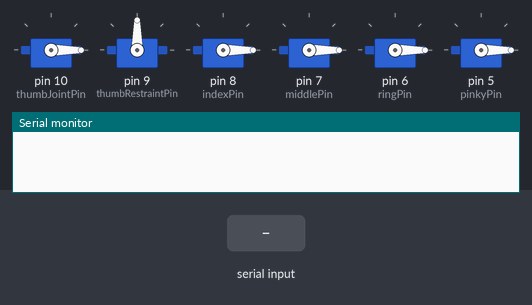
The sketch below on a simulated Arduino Uno, built with avr-gcc and run on an emulated ATmega328P. Shown: 6 × servo, the last lines printed to the serial monitor. Inputs (shaded band) come from the test bench.

Above: at 1.2 s.
1.3 s: "90,45,200\n" received over Serial
At 1.6 s:
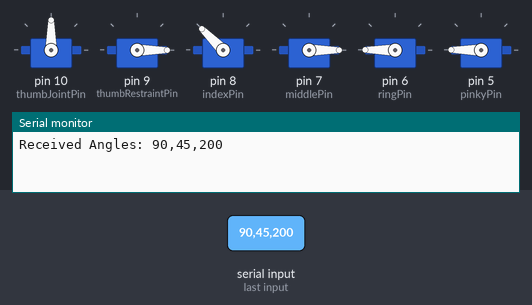
2.8 s: "90,45\n" received over Serial
At 3.8 s:
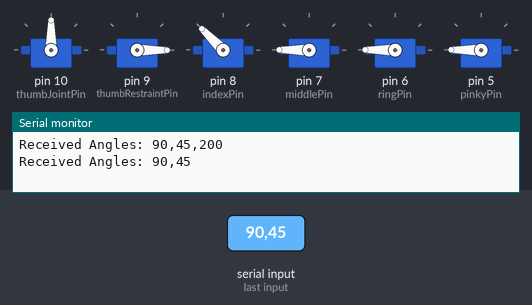
4.3 s: "5\n" received over Serial
At 4.8 s:
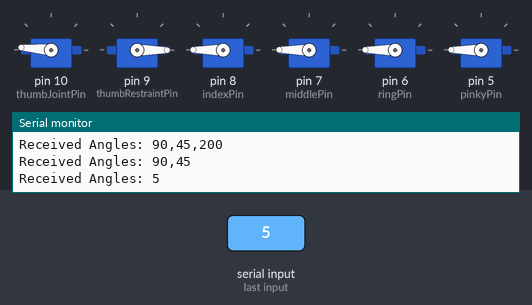
5.8 s: "30,150,10\n" received over Serial
At 6.2 s:
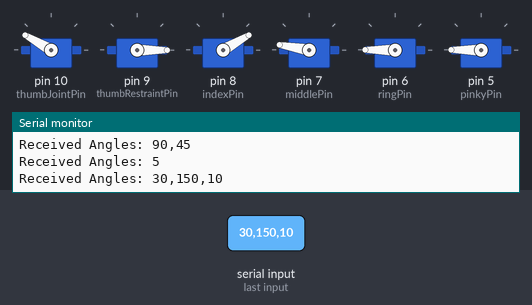
7.3 s: "30,150\n" received over Serial
At 8.4 s:
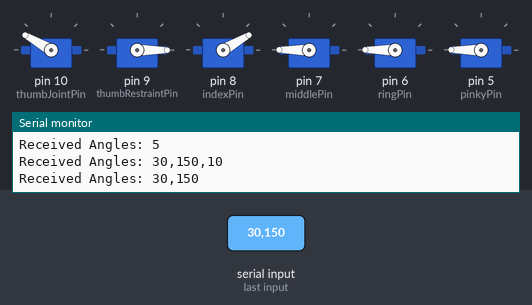
8.8 s: "90\n" received over Serial
At 9.4 s:
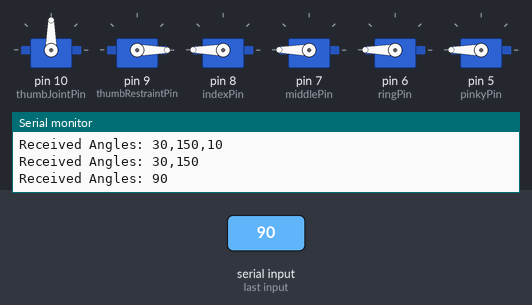
Timing chart, 0 to 11.3 s (numbered marks = the images above; inputs shaded):
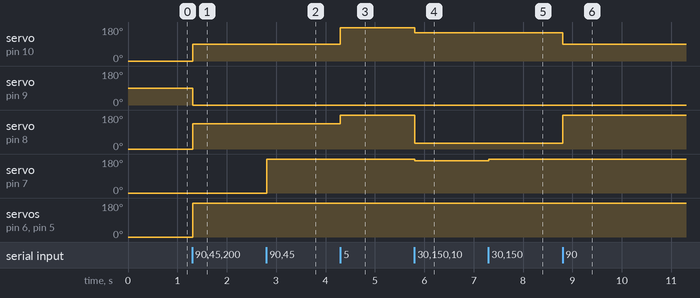

The sketch:

HandArduino.ino
```cpp
#include <Servo.h>

Servo thumbServo, thumbRestraintServo, indexServo, middleServo, ringServo, pinkyServo;
int indexPin = 8, middlePin = 7, ringPin = 6, pinkyPin = 5, thumbJointPin = 10, thumbRestraintPin = 9;
String receivedData = "";
int input_array_size = 8;

void setup() {
  Serial.begin(9600);
  thumbServo.attach(thumbJointPin);
  thumbRestraintServo.attach(thumbRestraintPin);
  indexServo.attach(indexPin);
  middleServo.attach(middlePin);
  ringServo.attach(ringPin);
  pinkyServo.attach(pinkyPin);

  thumbServo.write(0);
  indexServo.write(0);
  middleServo.write(0);
  ringServo.write(0);
  pinkyServo.write(0);
}

void moveServoSmooth(Servo &servo, int target) {
  int current = servo.read();
  if (current > target) {
    for (int i = current; i >= target; i--) {
      servo.write(i);
      delay(5);
    }
  } else {
    for (int i = current; i <= target; i++) {
      servo.write(i);
      delay(5);
    }
  }
}

void loop() {

  if (Serial.available()) {
    String data = Serial.readStringUntil('\n');
    Serial.print("Received Angles: ");
    Serial.println(data);

    int angles[input_array_size];
    int index = 0;
    char* ptr = strtok((char*)data.c_str(), ",");
    while (ptr != NULL && index < input_array_size) {
      angles[index] = atoi(ptr);
      ptr = strtok(NULL, ",");
      index++;
    }

    indexServo.write(180-angles[1]);
    middleServo.write(180-angles[2]);
    ringServo.write(180-angles[3]);
    pinkyServo.write(180-angles[4]);
    thumbServo.write(180-angles[0]);
    thumbRestraintServo.write(angles[5]);
  }
}
```

Measured:
- after the input at 1.3 s, servo on pin 10 (thumbJointPin): 0° → 90° at once; servo on pin 9 (thumbRestraintPin): 90° → 0° at once; servo on pin 8 (indexPin): 0° → 135° at once; servo on pin 6 (ringPin), servo on pin 5 (pinkyPin): 0° → 180° at once
- after the input at 2.8 s, servo on pin 7 (middlePin): 0° → 180° at once
- after the input at 4.3 s, servo on pin 10 (thumbJointPin): 90° → 175° at once; servo on pin 8 (indexPin): 135° → 180° at once
- after the input at 5.8 s, servo on pin 10 (thumbJointPin): 175° → 150° at once; servo on pin 8 (indexPin): 180° → 30° at once; servo on pin 7 (middlePin): 180° → 170° at once
- after the input at 7.3 s, servo on pin 7 (middlePin): 170° → 180° at once
- after the input at 8.8 s, servo on pin 10 (thumbJointPin): 150° → 90° at once; servo on pin 8 (indexPin): 30° → 180° at once
